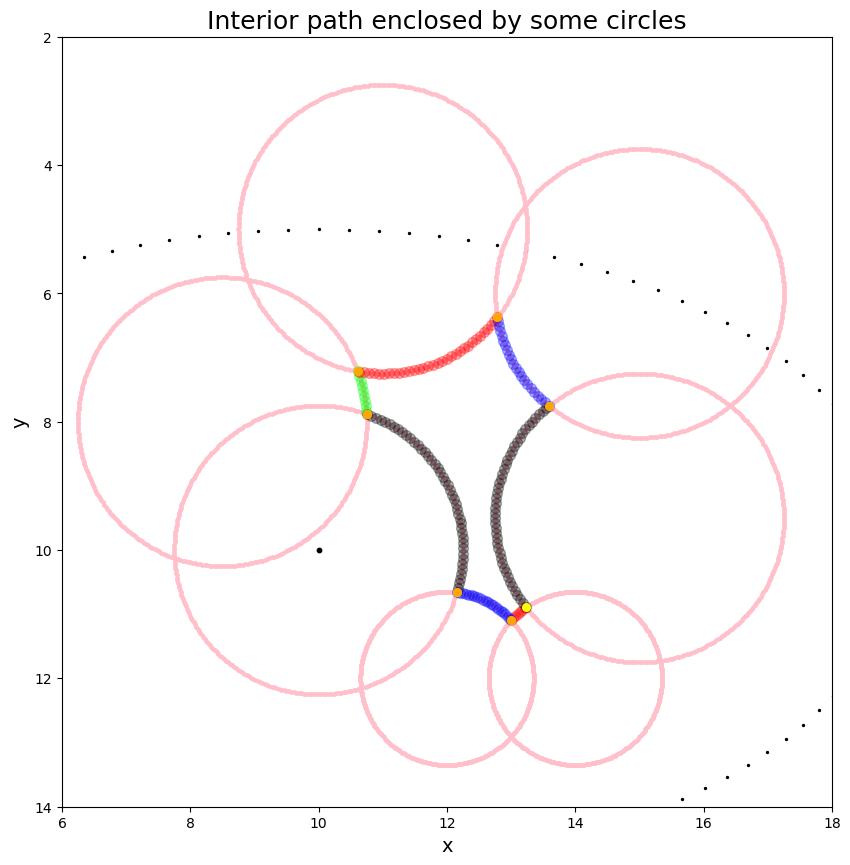

The script that drew this image:
import matplotlib.pyplot as plt
import numpy as np
from numpy import arange, arccos, array, array_equal, arctan2, dot, subtract
from numpy.linalg import norm
from math import sin, cos, radians as rad, sqrt
from ellipse_intersect import intersection_points, intersection_t

VISUALISE = True
SAVE_PLOT = False

if VISUALISE or SAVE_PLOT:
    fig = plt.figure()
    ax = plt.subplot()
    ax.set_aspect(1.0)
    plt.axis([6, 18, 14, 2])
    ax.set_title("Interior path enclosed by some circles", size=18)
    ax.set_xlabel("x", size=14)
    ax.set_ylabel("y", size=14)

scale_factor = 1

# On sketch diagram these are a:b ≈ 9:5
h_radius, v_radius = np.dot(scale_factor, [9, 5])
focal_len = sqrt(h_radius ** 2 - v_radius ** 2)

xc = 10
yc = 10

if VISUALISE or SAVE_PLOT:
    plt.scatter(xc, yc, s=10, color="k")

    arrow_opacity = 0.4

    # Draw the outer ellipse using measurements obtained by eye
    for alpha in np.arange(rad(0), rad(360), rad(3)):
        oe_x = xc + h_radius * cos(alpha)
        oe_y = yc + v_radius * sin(alpha)
        plt.scatter(oe_x, oe_y, s=2, color="k")

# Determine top circle radii
# For now, just take it as 90% of v_radius
tc_scale = 0.9
tc_r = 0.5 * v_radius * tc_scale

lower_circle_scale = 0.6  # Relative to the circles on the top half of the ellipse
lc_r = tc_r * lower_circle_scale  # Radius of the lower circle

# Store the circle centres, these will be used together later in the calculation
# of centre point adjacencies (i.e. which circles neighbour one another)

# circle_centres = [(14, 12), (13, 14), (12, 16), (10,16), (8, 16), (7, 14), (6, 12), (5, 9), (5, 6), (8.5, 5), (11.5, 5), (15, 6), (15, 9.5)]
circle_centres = [(14, 12), (12, 12), (10, 10), (8.5, 8), (11, 5), (15, 6), (15, 9.5)]

# Plot the circles

if VISUALISE or SAVE_PLOT:
    # CIRCLE i
    for i in np.arange(0, len(circle_centres)):
        cxc, cyc = circle_centres[i]
        if cyc > yc:
            c_r = lc_r
        else:
            c_r = tc_r
        for alpha in np.arange(rad(0), rad(360), rad(1)):
            c_x = cxc + c_r * cos(alpha)
            c_y = cyc + c_r * sin(alpha)
            plt.scatter(c_x, c_y, s=6, color="pink")

# # # # # # # # # # # # # # # # # # # # # # # # # # # # # # # # # # # # #

# All circles have now been drawn and their interior arcs delineate the
# outline of the bat. Success! Next, to trace out this outline, first
# construct an adjacency matrix of the centre points

circle_centres_clockwise = circle_centres

# An alternative way to do this is taking all-against-all distance transform of the
# matrix of circle centres, i.e. finding a permutation to relabel the circle centres
# according to proximity. This is useful even if it's possible to do by hand.


def dist(p, q):
    """
    Calculate the Euclidean distance between two points (p,q)
    """
    return norm(subtract(p, q))


def choose_interior_ip(c1c, c2c, interior_centre=(xc, yc), tc_r=tc_r, lc_r=lc_r):
    """
    Provide the centre coordinates for two circles, from which the radius will be
    derived according to the default radius above/below the ellipse midpoint.
    """
    assert len(c1c) == len(c2c) == 2
    d = dist(c1c, c2c)
    c1x, c1y = c1c
    c2x, c2y = c2c
    c1r, c2r = tc_r, tc_r
    # Reassign radius as top circle radius if circle centre is below cy midpoint
    if c1y > yc:
        c1r = lc_r
    if c2y > yc:
        c2r = lc_r
    assert not d > c1r + c2r, (
        f"The circles at ({c1x},{c1y}) and ({c2x},{c2y}) do not intersect!"
        + f" The radii sum to {c1r+c2r} but the circles are {d} apart"
    )

    # Let circle 1 be imagined to be at (0,0) of a new basis and circle 2 at (d, 0)
    # We will translate and rotate back to the coordinate system after calculating a,
    # the distance to the intersection chord at (a, 0), and b, the half-length of the
    # chord between the two intersection points/cusps of the lens at (a,b) and (a,-b)
    # (d - a)^2 + (c1r^2 - a^2) = c2r^2
    # ==> d^2 - 2*d*a + a^2 + c1r^2 - a^2 = c2r^2
    # ==> a = (d^2 + c1r^2 - c2r^2) / (2*d)
    # Note that a here is not an absolute coordinate, just a relative distance
    # a = (d**2 + c1r**2 - c2r**2) / (2*d)
    a = (d ** 2 + c1r ** 2 - c2r ** 2) / (
        2 * d
    )  # distance from c1c to intersecting chord
    b = sqrt(c1r ** 2 - a ** 2)  # half-length of the intersecting chord

    # Construct a basis
    AB = subtract(c2c, c1c)  # AB = B - A
    e1 = AB / d  # e1 = AB / |AB|; norm(e1) = 1
    assert (
        round(norm(e1), ndigits=5) == 1
    ), "Error: unit vector e1 = AB/|AB| should be 1"
    e2 = (
        array([[0, -1], [1, 0]]) @ e1
    )  # 90° rotation so e2 perp. e1 (orthonormal basis)

    possible_ip = []

    # P_{1,2} = c1c + a·e1 +/- b·e2
    for b_component in [b, -b]:
        ip = (c1x, c1y) + a * e1 + b_component * e2
        possible_ip.append(ip)

    # Then compare the [at most] two points and select the nearest to interior_centre
    ip_dists = [dist(interior_centre, ip) for ip in possible_ip]
    ip_n = np.array(ip_dists).argsort().argsort().tolist().index(0)
    ip = possible_ip[ip_n]
    c1t = arctan2(ip[1] - c1y, ip[0] - c1x)
    if c1t < 0:
        assert (c1t + 2 * np.pi) > 0, f"arctan2 returned a number below -2*pi ({c1t})"
        c1t += 2 * np.pi
    rec_x = c1x + (c1r * cos(c1t))
    rec_y = c1y + (c1r * sin(c1t))
    rec = (rec_x, rec_y)
    assert array_equal(
        np.round(rec, 5), np.round(ip, 5)
    ), f"Failed to recover intersection {ip} (got {(rec)})"
    print(f"Recovered {ip} as {rec}: t = {c1t} (circle at {c1c}, r={c1r})")
    return ip, c1t


color_list = ["red", "blue", "k", "lime"]
for cc_n, (cc_xc, cc_yc) in enumerate(circle_centres_clockwise):
    # Assign radius based on whether in upper or lower half of the ellipse
    if cc_yc > yc:
        cc_r = lc_r
    else:
        cc_r = tc_r
    prev_xc, prev_yc = circle_centres_clockwise[cc_n - 1]
    next_xc, next_yc = circle_centres_clockwise[(cc_n + 1) % len(circle_centres)]
    # Each adjacent circle (2 per circle) may have 1 or 2 intersection points
    ic = (12.3, 8)  # This is the interior centre for this case study example
    prev_ip, prev_t = choose_interior_ip((cc_xc, cc_yc), (prev_xc, prev_yc), ic)
    next_ip, next_t = choose_interior_ip((cc_xc, cc_yc), (next_xc, next_yc), ic)
    if VISUALISE or SAVE_PLOT:
        start_t, end_t = sorted((prev_t, next_t))
        # Always plot the minimal length arc (corresponds to ellipse interior)
        if (prev_t + rad(360) - next_t) < (next_t - prev_t):
            # In this case, invert the expected order
            start_t += rad(360)
        start_t, end_t = sorted((start_t, end_t))
        print(
            f"Drawing arc on circle {cc_n} (centre {(cc_xc, cc_yc)} from {start_t} to {end_t}"
        )
        for arc_t in np.arange(start_t, end_t, rad(2)):
            arc_x = cc_xc + cc_r * cos(arc_t)
            arc_y = cc_yc + cc_r * sin(arc_t)
            plt.scatter(
                arc_x, arc_y, s=50, color=color_list[cc_n % len(color_list)], alpha=0.3
            )
        plt.scatter(prev_ip[0], prev_ip[1], s=30, color="orange")
        plt.scatter(next_ip[0], next_ip[1], s=30, color="yellow")


if SAVE_PLOT:
    fig.set_figheight(10)
    fig.set_figwidth(20)
    plt.savefig("interior-trace-sketch.png", bbox_inches="tight")
elif VISUALISE:
    plt.show()
